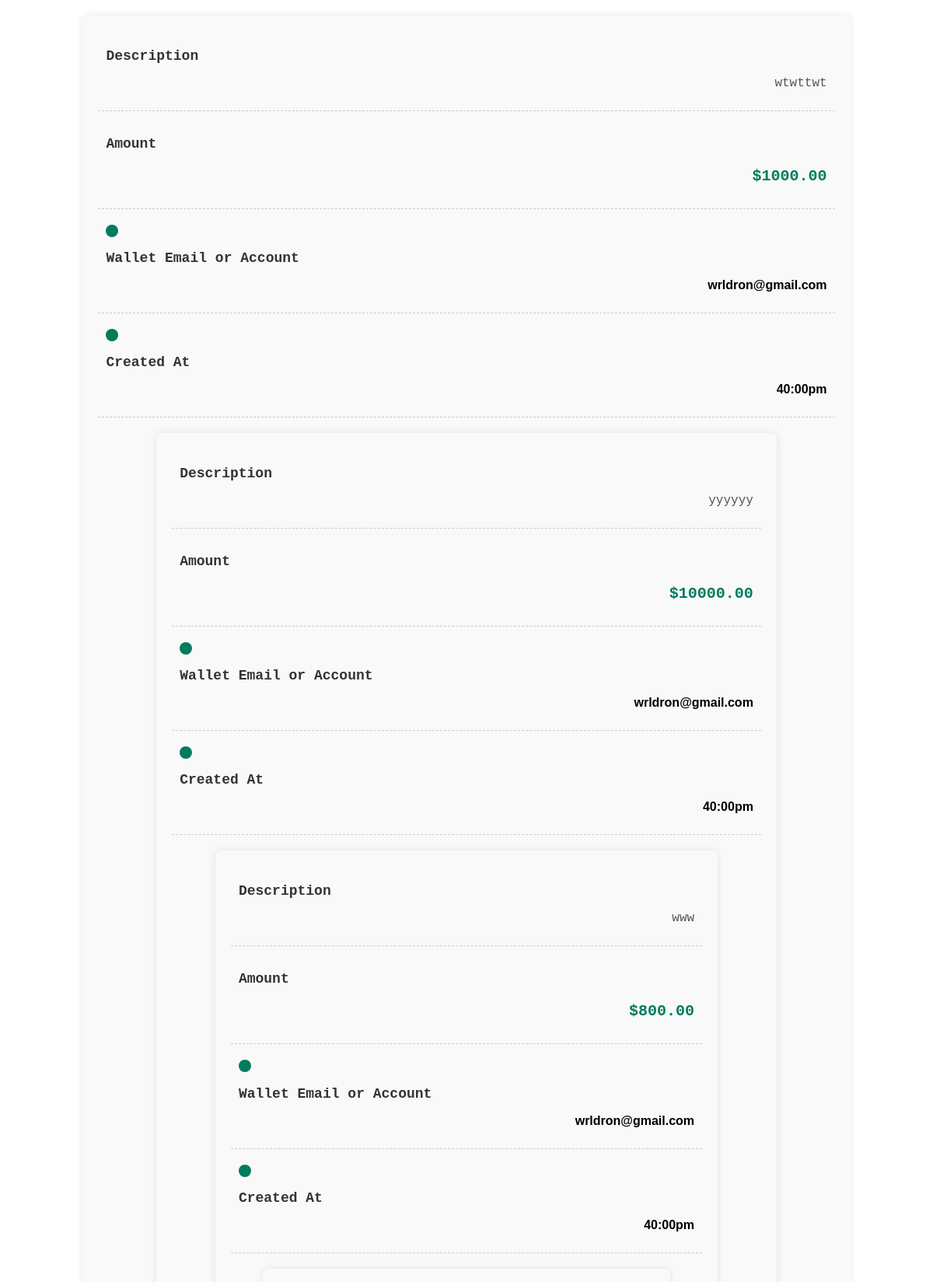
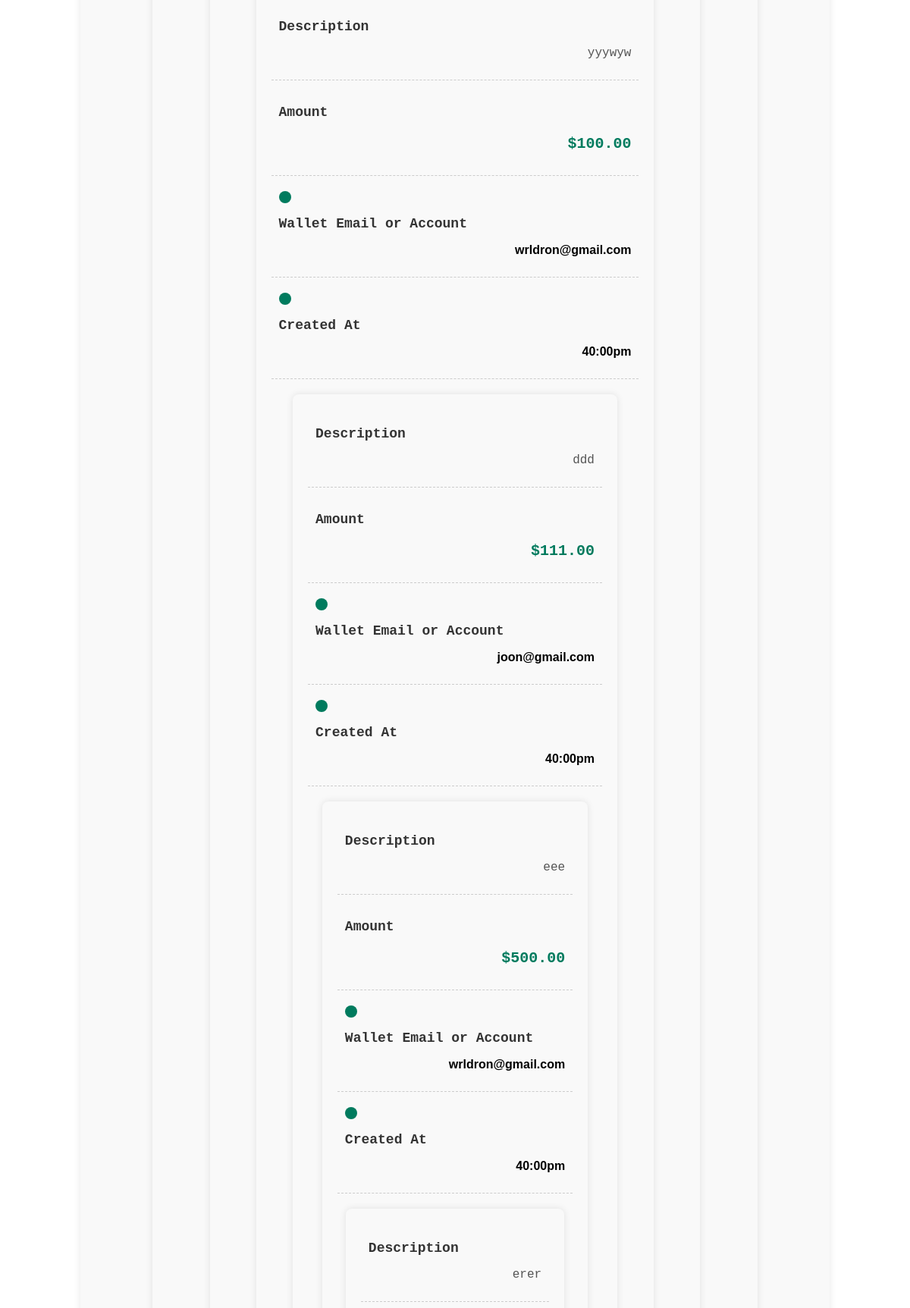
/payment/invoices/default/ (signed in, upper part), run on the app's committed database (2 pictures, top to bottom).
### payment/models.py (models this page shows, shortened)
class Invoice(models.Model):
    amount_to_pay = models.DecimalField(max_digits=10, decimal_places=2)
    description = models.TextField()
    wallet_email_or_account = models.CharField(max_length=100)
    recipient_user = models.ForeignKey(User, on_delete=models.CASCADE, related_name="invoices")
    created_at = models.DateTimeField(auto_now_add=True)
    created_by = models.ForeignKey(User, related_name='created_invoices', on_delete=models.CASCADE, default=1)

### payment/views.py (the view)
# urls.py: path('invoices/default/', DefaultInvoiceListView.as_view(), name='default_invoice_list'),
class DefaultInvoiceListView(UserPassesTestMixin, ListView):
    model = Invoice
    template_name = 'payment/default_invoice_list.html'
    context_object_name = 'invoices'
    required_role = 'default'
    def test_func(self):
        return self.request.user.groups.filter(name='default').exists()
    def get_queryset(self):
        return Invoice.objects.filter(recipient_user=self.request.user)

### payment/templates/payment/default_invoice_list.html (shortened to what this page needs)
{% load static %}
<!DOCTYPE html>
<html lang="en">
<head>
    <link rel="stylesheet" href="{% static 'payment/css/style.css' %}" />
    <link href='https://unpkg.com/boxicons@2.1.4/css/boxicons.min.css' rel='stylesheet'>
</head>
<body>
{% if invoices %}
        {% for invoice in invoices %}
        <div class="data">
              <div class="desc">
                <h1>Description</h1>
                <p>{{ invoice.description }}</p>
            </div>
              <div class="amt">
                <h1>Amount</h1>
                <p>${{ invoice.amount_to_pay }}</p>
              </div>
              <div class="wallet">
                <h1>Wallet Email or Account</h1>
                <p>{{ invoice.wallet_email_or_account }}</p>
              </div>
              <div class="created">
                <h1>Created At</h1>
                <p>40:00pm</p>
              </div>
              {% endfor %}
              {% endif %}
        </div>
</body>
</html>

### payment/static/payment/css/style.css (style rules this page uses)
.data { width: 80%; margin: 20px auto; font-family: 'Courier New', monospace; padding: 20px; background-color: #f9f9f9; border-radius: 8px; box-shadow: 0 0 10px rgba(0, 0, 0, 0.1); }
.data .desc, .amt, .wallet, .created { border-bottom: 1px dashed #ccc; padding: 10px; margin-bottom: 10px; }
.data h1 { font-size: 18px; font-weight: bold; color: #333; }
.data p { font-size: 16px; text-align: right; color: #555; }
.amt p { font-size: 20px; font-weight: bold; color: #007b5e; }
.wallet p, .created p { font-size: 1rem; font-weight: bold; font-family: 'Lucida Sans', 'Lucida Sans Regular', 'Lucida Grande', 'Lucida Sans Unicode', Geneva, Verdana, sans-serif; color: #000000; }
.wallet::before, .created::before { content: ''; display: inline-block; width: 16px; height: 16px; margin-right: 10px; background-color: #007b5e; border-radius: 50%; }

### data on the page
Invoice: description "wtwttwt", amount_to_pay "1000.00", wallet_email_or_account "wrldron@gmail.com"
Invoice: description "yyyyyy", amount_to_pay "10000.00", wallet_email_or_account "wrldron@gmail.com"
Invoice: description "www", amount_to_pay "800.00", wallet_email_or_account "wrldron@gmail.com"
Invoice: description "yyywyw", amount_to_pay "100.00", wallet_email_or_account "wrldron@gmail.com"
Invoice: description "ddd", amount_to_pay "111.00", wallet_email_or_account "joon@gmail.com"
Invoice: description "eee", amount_to_pay "500.00", wallet_email_or_account "wrldron@gmail.com"
Invoice: description "erer"
